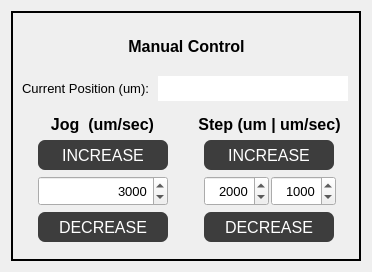
<?xml version="1.0" encoding="UTF-8"?>
<ui version="4.0">
 <class>Widget_MotionControl</class>
 <widget class="QWidget" name="Widget_MotionControl">
  <property name="geometry">
   <rect>
    <x>0</x>
    <y>0</y>
    <width>368</width>
    <height>268</height>
   </rect>
  </property>
  <property name="windowTitle">
   <string>Form</string>
  </property>
  <property name="styleSheet">
   <string notr="true">QMenuBar{
background-color:#1d1d1d;
padding:5px;
	font: 12pt &quot;MS Shell Dlg 2&quot;;
}

QMenuBar::item{
background-color:#1d1d1d;
color:#fff;
padding:5px;

}

QMenu{
color:#fff;
padding:0;
}

QMenu::item:selected{
color:#fff;
background-color:#00aba9;
}

QTableWidget{
background-color:#3d3d3d;
color:#fff;
  selection-background-color: #da532c;
border:solid;
border-width:3px;
border-color:#da532c;
}
QHeaderView::section{
background-color:qlineargradient(spread:pad, x1:0, y1:0, x2:1, y2:0, stop:0 rgba(20, 158, 217, 255), stop:1 rgba(36, 158, 217, 255));
border:none;
border-top-style:solid;
border-width:1px;
border-top-color:qlineargradient(spread:pad, x1:0, y1:0, x2:1, y2:0, stop:0 rgba(20, 158, 217, 255), stop:1 rgba(36, 158, 217, 255));
color:#fff;

}
QHeaderView{
background-color:qlineargradient(spread:pad, x1:0, y1:0, x2:1, y2:0, stop:0 rgba(20, 158, 217, 255), stop:1 rgba(36, 158, 217, 255));

border:none;
border-top-style:solid;
border-width:1px;
border-top-color:#149ED9;
color:#fff;
	font: 75 12pt &quot;Calibri&quot;;
}

QTableCornerButton::section{
border:none;
background-color:#149ED9;
}

QListWidget{
background-color:#3d3d3d;
color:#fff;
}

QMenu{
background-color:#3d3d3d;
}
QStatusBar{
background-color:#7e3878;
color:#fff;
}

QPushButton{
border-style:solid;
background-color:#3d3d3d;
color:#fff;
border-radius:7px;
}

QPushButton:disabled {
background-color: rgb(204, 0, 0);
}

QPushButton:hover{
color:#ccc;
	background-color: qlineargradient(spread:pad, x1:0.517, y1:0, x2:0.517, y2:1, stop:0 rgba(45, 45, 45, 255), stop:0.505682 rgba(45, 45, 45, 255), stop:1 rgba(29, 29, 29, 255));
	border-color:#2d89ef;
border-width:2px;
}

QPushButton:pressed{
background-color: qlineargradient(spread:pad, x1:0.517, y1:0, x2:0.517, y2:1, stop:0 rgba(29, 29, 29, 255), stop:0.505682 rgba(45, 45, 45, 255), stop:1 rgba(29, 29, 29, 255));
}


QTabWidget::tab{
background-color:#3d3d3d;
}

QLineEdit{
border-radius:0;
}

QProgressBar{
border-radius:0;
text-align:center;
color:#fff;
background-color:transparent;
border: 2px solid #e3a21a;
border-radius:7px;
	font: 75 12pt &quot;Open Sans&quot;;

}

QProgressBar::chunk{
background-color:#2d89ef;
width:20px;
}</string>
  </property>
  <layout class="QGridLayout" name="gridLayout_3">
   <item row="0" column="0">
    <widget class="QFrame" name="frame_MaunalControl">
     <property name="sizePolicy">
      <sizepolicy hsizetype="Fixed" vsizetype="Fixed">
       <horstretch>0</horstretch>
       <verstretch>0</verstretch>
      </sizepolicy>
     </property>
     <property name="minimumSize">
      <size>
       <width>350</width>
       <height>250</height>
      </size>
     </property>
     <property name="maximumSize">
      <size>
       <width>350</width>
       <height>300</height>
      </size>
     </property>
     <property name="frameShape">
      <enum>QFrame::Box</enum>
     </property>
     <property name="frameShadow">
      <enum>QFrame::Plain</enum>
     </property>
     <property name="lineWidth">
      <number>2</number>
     </property>
     <layout class="QGridLayout" name="gridLayout_2">
      <item row="0" column="0" colspan="2">
       <layout class="QHBoxLayout" name="horizontalLayout_6">
        <item>
         <spacer name="horizontalSpacer">
          <property name="orientation">
           <enum>Qt::Horizontal</enum>
          </property>
          <property name="sizeHint" stdset="0">
           <size>
            <width>40</width>
            <height>20</height>
           </size>
          </property>
         </spacer>
        </item>
        <item>
         <layout class="QGridLayout" name="gridLayout_4">
          <item row="0" column="0">
           <widget class="QLabel" name="label_ManualControl">
            <property name="sizePolicy">
             <sizepolicy hsizetype="MinimumExpanding" vsizetype="Fixed">
              <horstretch>0</horstretch>
              <verstretch>0</verstretch>
             </sizepolicy>
            </property>
            <property name="minimumSize">
             <size>
              <width>0</width>
              <height>32</height>
             </size>
            </property>
            <property name="maximumSize">
             <size>
              <width>16777215</width>
              <height>32</height>
             </size>
            </property>
            <property name="font">
             <font>
              <pointsize>12</pointsize>
              <weight>75</weight>
              <bold>true</bold>
             </font>
            </property>
            <property name="text">
             <string>Manual Control</string>
            </property>
            <property name="alignment">
             <set>Qt::AlignCenter</set>
            </property>
           </widget>
          </item>
         </layout>
        </item>
        <item>
         <spacer name="horizontalSpacer_2">
          <property name="orientation">
           <enum>Qt::Horizontal</enum>
          </property>
          <property name="sizeHint" stdset="0">
           <size>
            <width>40</width>
            <height>20</height>
           </size>
          </property>
         </spacer>
        </item>
       </layout>
      </item>
      <item row="1" column="0" colspan="2">
       <layout class="QHBoxLayout" name="horizontalLayout_5">
        <item>
         <widget class="QLabel" name="label">
          <property name="sizePolicy">
           <sizepolicy hsizetype="Fixed" vsizetype="Fixed">
            <horstretch>0</horstretch>
            <verstretch>0</verstretch>
           </sizepolicy>
          </property>
          <property name="minimumSize">
           <size>
            <width>130</width>
            <height>25</height>
           </size>
          </property>
          <property name="maximumSize">
           <size>
            <width>130</width>
            <height>25</height>
           </size>
          </property>
          <property name="font">
           <font>
            <pointsize>10</pointsize>
           </font>
          </property>
          <property name="text">
           <string>Current Position (um):</string>
          </property>
         </widget>
        </item>
        <item>
         <widget class="QLineEdit" name="lineEdit_MachinePosition">
          <property name="minimumSize">
           <size>
            <width>190</width>
            <height>25</height>
           </size>
          </property>
          <property name="maximumSize">
           <size>
            <width>190</width>
            <height>25</height>
           </size>
          </property>
          <property name="font">
           <font>
            <pointsize>10</pointsize>
           </font>
          </property>
          <property name="alignment">
           <set>Qt::AlignCenter</set>
          </property>
          <property name="readOnly">
           <bool>true</bool>
          </property>
         </widget>
        </item>
       </layout>
      </item>
      <item row="2" column="0">
       <layout class="QGridLayout" name="gridLayout_6">
        <item row="0" column="0">
         <widget class="QLabel" name="label_ManualControl_3">
          <property name="sizePolicy">
           <sizepolicy hsizetype="MinimumExpanding" vsizetype="Fixed">
            <horstretch>0</horstretch>
            <verstretch>0</verstretch>
           </sizepolicy>
          </property>
          <property name="font">
           <font>
            <pointsize>12</pointsize>
            <weight>75</weight>
            <bold>true</bold>
           </font>
          </property>
          <property name="text">
           <string>Jog  (um/sec)</string>
          </property>
          <property name="alignment">
           <set>Qt::AlignCenter</set>
          </property>
         </widget>
        </item>
        <item row="1" column="0">
         <layout class="QGridLayout" name="gridLayout">
          <item row="0" column="0">
           <spacer name="horizontalSpacer_7">
            <property name="orientation">
             <enum>Qt::Horizontal</enum>
            </property>
            <property name="sizeHint" stdset="0">
             <size>
              <width>5</width>
              <height>10</height>
             </size>
            </property>
           </spacer>
          </item>
          <item row="0" column="1">
           <layout class="QVBoxLayout" name="verticalLayout">
            <item>
             <widget class="QPushButton" name="pushButton_IncreaseJog">
              <property name="sizePolicy">
               <sizepolicy hsizetype="Fixed" vsizetype="Fixed">
                <horstretch>0</horstretch>
                <verstretch>0</verstretch>
               </sizepolicy>
              </property>
              <property name="minimumSize">
               <size>
                <width>130</width>
                <height>30</height>
               </size>
              </property>
              <property name="maximumSize">
               <size>
                <width>130</width>
                <height>16777215</height>
               </size>
              </property>
              <property name="font">
               <font>
                <pointsize>12</pointsize>
               </font>
              </property>
              <property name="text">
               <string>INCREASE</string>
              </property>
             </widget>
            </item>
            <item>
             <widget class="QSpinBox" name="spinBox_Jog">
              <property name="sizePolicy">
               <sizepolicy hsizetype="Fixed" vsizetype="Fixed">
                <horstretch>0</horstretch>
                <verstretch>0</verstretch>
               </sizepolicy>
              </property>
              <property name="minimumSize">
               <size>
                <width>130</width>
                <height>30</height>
               </size>
              </property>
              <property name="font">
               <font>
                <pointsize>10</pointsize>
               </font>
              </property>
              <property name="alignment">
               <set>Qt::AlignRight|Qt::AlignTrailing|Qt::AlignVCenter</set>
              </property>
              <property name="minimum">
               <number>1</number>
              </property>
              <property name="maximum">
               <number>10000</number>
              </property>
              <property name="singleStep">
               <number>10</number>
              </property>
              <property name="value">
               <number>3000</number>
              </property>
             </widget>
            </item>
            <item>
             <widget class="QPushButton" name="pushButton_DecreaseJog">
              <property name="sizePolicy">
               <sizepolicy hsizetype="Fixed" vsizetype="Fixed">
                <horstretch>0</horstretch>
                <verstretch>0</verstretch>
               </sizepolicy>
              </property>
              <property name="minimumSize">
               <size>
                <width>130</width>
                <height>30</height>
               </size>
              </property>
              <property name="maximumSize">
               <size>
                <width>130</width>
                <height>16777215</height>
               </size>
              </property>
              <property name="font">
               <font>
                <pointsize>12</pointsize>
               </font>
              </property>
              <property name="text">
               <string>DECREASE</string>
              </property>
             </widget>
            </item>
           </layout>
          </item>
          <item row="0" column="2">
           <spacer name="horizontalSpacer_6">
            <property name="orientation">
             <enum>Qt::Horizontal</enum>
            </property>
            <property name="sizeHint" stdset="0">
             <size>
              <width>5</width>
              <height>10</height>
             </size>
            </property>
           </spacer>
          </item>
         </layout>
        </item>
       </layout>
      </item>
      <item row="2" column="1">
       <layout class="QVBoxLayout" name="verticalLayout_5">
        <item>
         <widget class="QLabel" name="label_ManualControl_4">
          <property name="sizePolicy">
           <sizepolicy hsizetype="MinimumExpanding" vsizetype="Fixed">
            <horstretch>0</horstretch>
            <verstretch>0</verstretch>
           </sizepolicy>
          </property>
          <property name="font">
           <font>
            <pointsize>12</pointsize>
            <weight>75</weight>
            <bold>true</bold>
           </font>
          </property>
          <property name="text">
           <string>Step (um | um/sec)</string>
          </property>
          <property name="alignment">
           <set>Qt::AlignCenter</set>
          </property>
         </widget>
        </item>
        <item>
         <layout class="QHBoxLayout" name="horizontalLayout_2">
          <item>
           <spacer name="horizontalSpacer_8">
            <property name="orientation">
             <enum>Qt::Horizontal</enum>
            </property>
            <property name="sizeHint" stdset="0">
             <size>
              <width>5</width>
              <height>10</height>
             </size>
            </property>
           </spacer>
          </item>
          <item>
           <layout class="QVBoxLayout" name="verticalLayout_SetpControlInner">
            <item>
             <widget class="QPushButton" name="pushButton_IncreaseRelativeMove">
              <property name="sizePolicy">
               <sizepolicy hsizetype="Fixed" vsizetype="Fixed">
                <horstretch>0</horstretch>
                <verstretch>0</verstretch>
               </sizepolicy>
              </property>
              <property name="minimumSize">
               <size>
                <width>130</width>
                <height>30</height>
               </size>
              </property>
              <property name="maximumSize">
               <size>
                <width>130</width>
                <height>16777215</height>
               </size>
              </property>
              <property name="font">
               <font>
                <pointsize>12</pointsize>
               </font>
              </property>
              <property name="text">
               <string>INCREASE</string>
              </property>
             </widget>
            </item>
            <item>
             <layout class="QHBoxLayout" name="horizontalLayout">
              <property name="spacing">
               <number>2</number>
              </property>
              <item>
               <widget class="QSpinBox" name="spinBox_RelativeMove">
                <property name="sizePolicy">
                 <sizepolicy hsizetype="Fixed" vsizetype="Fixed">
                  <horstretch>0</horstretch>
                  <verstretch>0</verstretch>
                 </sizepolicy>
                </property>
                <property name="minimumSize">
                 <size>
                  <width>65</width>
                  <height>30</height>
                 </size>
                </property>
                <property name="maximumSize">
                 <size>
                  <width>65</width>
                  <height>16777215</height>
                 </size>
                </property>
                <property name="font">
                 <font>
                  <pointsize>10</pointsize>
                 </font>
                </property>
                <property name="alignment">
                 <set>Qt::AlignRight|Qt::AlignTrailing|Qt::AlignVCenter</set>
                </property>
                <property name="maximum">
                 <number>100000</number>
                </property>
                <property name="singleStep">
                 <number>100</number>
                </property>
                <property name="value">
                 <number>2000</number>
                </property>
               </widget>
              </item>
              <item>
               <widget class="QSpinBox" name="spinBox_RelativeMoveSpeed">
                <property name="minimumSize">
                 <size>
                  <width>65</width>
                  <height>30</height>
                 </size>
                </property>
                <property name="maximumSize">
                 <size>
                  <width>65</width>
                  <height>16777215</height>
                 </size>
                </property>
                <property name="font">
                 <font>
                  <pointsize>10</pointsize>
                 </font>
                </property>
                <property name="toolTip">
                 <string>Testing1</string>
                </property>
                <property name="statusTip">
                 <string/>
                </property>
                <property name="alignment">
                 <set>Qt::AlignRight|Qt::AlignTrailing|Qt::AlignVCenter</set>
                </property>
                <property name="maximum">
                 <number>5000</number>
                </property>
                <property name="singleStep">
                 <number>10</number>
                </property>
                <property name="value">
                 <number>1000</number>
                </property>
               </widget>
              </item>
             </layout>
            </item>
            <item>
             <widget class="QPushButton" name="pushButton_DecreaseRelativeMove">
              <property name="sizePolicy">
               <sizepolicy hsizetype="Fixed" vsizetype="Fixed">
                <horstretch>0</horstretch>
                <verstretch>0</verstretch>
               </sizepolicy>
              </property>
              <property name="minimumSize">
               <size>
                <width>130</width>
                <height>30</height>
               </size>
              </property>
              <property name="maximumSize">
               <size>
                <width>130</width>
                <height>16777215</height>
               </size>
              </property>
              <property name="font">
               <font>
                <pointsize>12</pointsize>
               </font>
              </property>
              <property name="text">
               <string>DECREASE</string>
              </property>
             </widget>
            </item>
           </layout>
          </item>
          <item>
           <spacer name="horizontalSpacer_9">
            <property name="orientation">
             <enum>Qt::Horizontal</enum>
            </property>
            <property name="sizeHint" stdset="0">
             <size>
              <width>5</width>
              <height>10</height>
             </size>
            </property>
           </spacer>
          </item>
         </layout>
        </item>
       </layout>
      </item>
     </layout>
    </widget>
   </item>
  </layout>
 </widget>
 <resources/>
 <connections/>
</ui>
